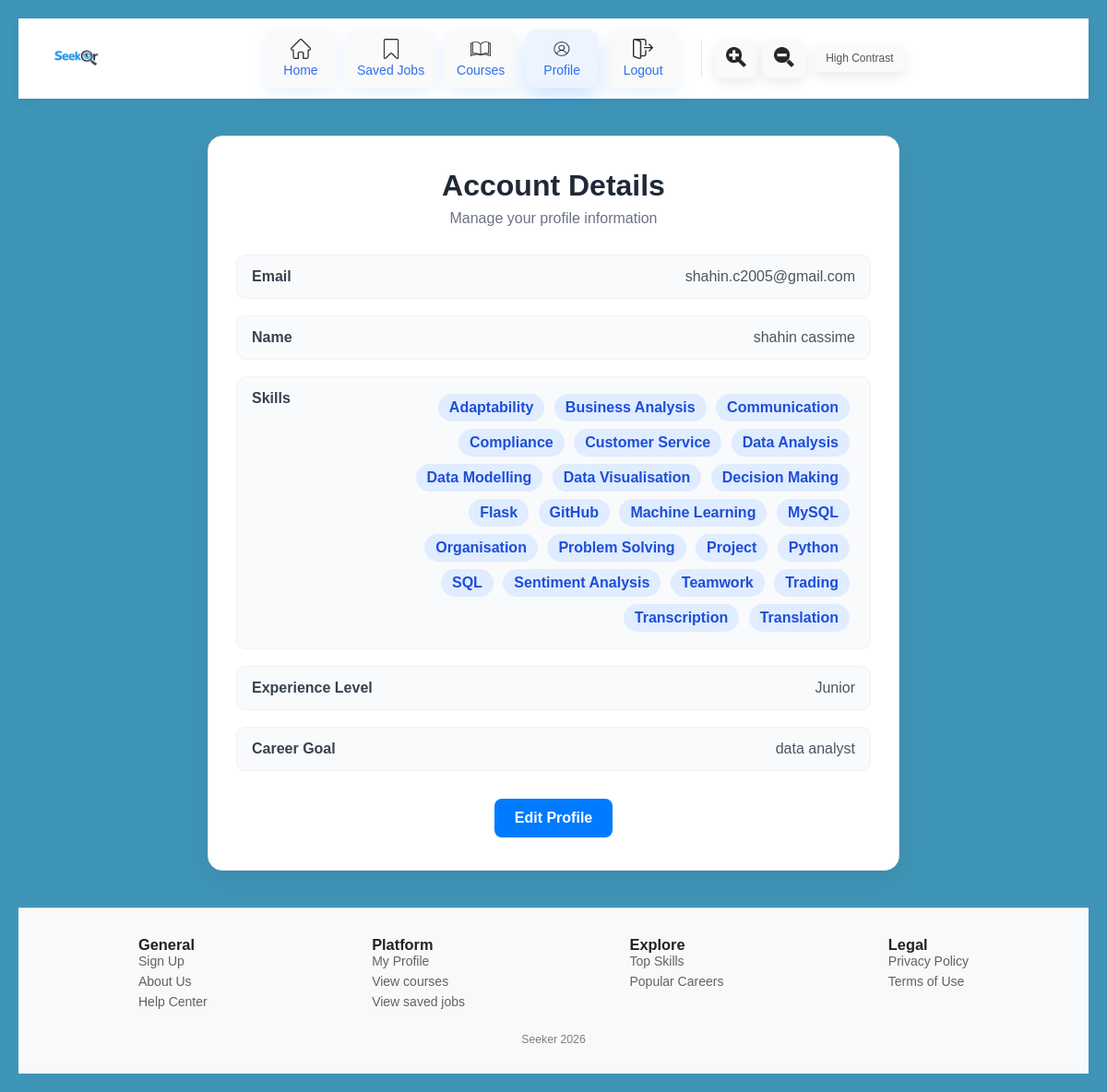
Page /account_page (signed in) on the committed database.
### app.py (models this page shows, shortened)
class User(db.Model): #user table
    __tablename__="user"
    id = db.Column(db.Integer, primary_key=True)
    email = db.Column(db.String(120), unique=True, nullable=False)
    password = db.Column(db.String(200), nullable=False)
    name = db.Column(db.String(100))
    experience_level=db.Column(db.String(100))
    career_goal= db.Column(db.String(100))
    skills = db.relationship("UserSkill", backref="user", cascade="all, delete-orphan")

class UserSkill(db.Model):  #user skill table
    __tablename__="user_skill"
    id = db.Column(db.Integer, primary_key=True)
    user_id=db.Column(db.Integer,db.ForeignKey("user.id"), nullable=False)
    skill_id = db.Column(db.Integer, db.ForeignKey("skill.id"), nullable=False)
    __table_args__ = (
        db.UniqueConstraint("user_id", "skill_id", name="unique_user_skill"),
    )

class Skill(db.Model):   #skill table
    __tablename__="skill"
    id = db.Column(db.Integer, primary_key=True)
    name = db.Column(db.String(120), unique=True, nullable=False)
    users = db.relationship("UserSkill", backref="skill", cascade="all, delete-orphan")

### app.py (the view)
@app.route('/account_page', methods=['GET']) #account page, allowing users to view their details
def account_page():
    user = get_logged_user()
    if not user:
        flash('Login first', 'error')
        return redirect(url_for('login_page'))
    return render_template('account_page.html', user=user)

### app.py (called while the page is built)
def get_logged_user():
    email = session.get("user")
    if not email:
        return None
    return User.query.filter_by(email=email).first()

### templates/account_page.html (shortened to what this page needs)
<!DOCTYPE html>
<html lang="en">
<head>
  <link rel="stylesheet" href="{{ url_for('static', filename='account_page.css') }}">
</head>
<body>
  {% include 'navbar.html' %}
  <div class="account-page">
    <div class="account-card">
      <h1>Account Details</h1>
      <p class="subtitle">Manage your profile information</p>
      <div class="account-info">
        <div class="info-row">
          <span class="label">Email</span>
          <span class="value">{{ user.email }}</span>
        </div>
        <div class="info-row">
          <span class="label">Name</span>
          <span class="value">{{ user.name }}</span>
        </div>
        <div class="info-row">
          <span class="label">Skills</span>
          <span class="value">
            {% for us in user.skills %}
              <span class="skill-badge">{{ us.skill.name }}</span>
            {% endfor %}
          </span>
        </div>
        <div class="info-row">
          <span class="label">Experience Level</span>
          <span class="value">{{ user.experience_level }}</span>
        </div>
        <div class="info-row">
          <span class="label">Career Goal</span>
          <span class="value">{{ user.career_goal }}</span>
        </div>
      </div>
      <div class="account-action">
        <a href="{{ url_for('edit_account') }}" class="btn">Edit Profile</a>
      </div>
    </div>
  </div>
  {%include 'footer.html'%}
</body>
</html>

### templates/navbar.html (shortened to what this page needs)
<nav class="navbar">
<link rel="stylesheet" href="{{ url_for('static', filename='navbar.css') }}">
<div class="nav-brand">
  <a href="{{ url_for('home_page') }}">
      <img src="{{ url_for('static', filename='logo.png') }}" alt="Seeker Logo" class="logo">
  </a>
</div>
    <ul class="nav-links">
      <li><a href="{{ url_for('home_page') }}"><img src="{{ url_for('static', filename='home.png') }}" class="nav-icon"><span>Home</span></a></li>
    {% if session.get('user') %}
    <li><a href="{{ url_for('saved_jobs') }}" class="{% if request.endpoint == 'saved_jobs' %}active{% endif %}"><img src="{{ url_for('static', filename='save-instagram.png') }}" class="nav-icon" alt="Saved Jobs"><span>Saved Jobs</span></a></li>
    {% endif %}
    <li><a href="{{ url_for('courses_page') }}" class="{% if request.endpoint == 'courses_page' %}active{% endif %}"><img src="{{ url_for('static', filename='book.png') }}" class="nav-icon" alt="Courses"><span>Courses</span></a></li>
    {% if session.get('user') %}
    <div class="dropdown">
      <li><a href="{{ url_for('account_page') }}" class="{% if request.endpoint == 'account_page' %}active{% endif %}"><img src="{{ url_for('static', filename='profile.png') }}" class="nav-icon" alt="Profile"><span>Profile</span></a></li>
    </div>
    {% endif %}
    {% if session.get('user') %}
    <li><a href="{{ url_for('logout') }}" class="{% if request.endpoint == 'logout' %}active{% endif %}"><img src="{{ url_for('static', filename='logout.png') }}" class="nav-icon" alt='Logout'><span>Logout</span></a></li>
    {% else %}
    <li><a href="{{ url_for('login_page') }}" class="{% if request.endpoint == 'login_page' %}active{% endif %}"><img src="{{ url_for('static', filename='logout.png') }}" class="nav-icon" alt='Login'><span>Login</span></a></li>
    {% endif %}
    <div class="accessibility-controls">
      <button id="maximise" class="accessibility-btn"><img src="{{ url_for('static', filename='maximise.png') }}" class="maximise-icon"> </button>
      <button id="minimise" class="accessibility-btn"><img src="{{ url_for('static', filename='minimise.png') }}" class="minimise-icon"></button>
  </div>
  <button id="high-contrast" class="accessibility-btn">High Contrast</button>
    </ul>
  </nav>

### templates/footer.html (shortened to what this page needs)
<head>
    <link rel="stylesheet" href="{{ url_for('static', filename='footer.css') }}">
</head>
<footer class="footer">
    <div class="footer-container">
    <div class="footer-column">
        <h3>General</h3>
        <a href="{{ url_for('signup_page') }}">Sign Up</a>
        <a href="{{ url_for('about_us') }}">About Us</a>
        <a href="{{ url_for('contact_us') }}">Help Center</a>
      </div>
      <div class="footer-column">
        <h3>Platform</h3>
        <ul>
            <a href="{{ url_for('account_page') }}">My Profile</a>
            <a href="{{ url_for('courses_page') }}">View courses</a>
            <a href="{{ url_for('saved_jobs') }}">View saved jobs</a>
        </ul>
      </div>
      <div class="footer-column">
        <h3>Explore</h3>
        <ul>
          <a>Top Skills</a>
          <a>Popular Careers</a>
        </ul>
      </div>
      <div class="footer-column">
        <h3>Legal</h3>
        <ul>
          <a>Privacy Policy</a>
          <a>Terms of Use</a>
        </ul>
      </div>
    </div>
    <div class="footer-bottom">
      <p>Seeker 2026</p>
    </div>
  </footer>

### static/account_page.css (style rules this page uses)
* { margin: 0; padding: 0; box-sizing: border-box; font-family: Arial; }
body { background: linear-gradient(135deg, #f4f6f9, #e9eef5); min-height: 100vh; padding: 20px; color: #222; }
.account-page { display: flex; justify-content: center; align-items: flex-start; margin-top: 40px; }
.account-card { width: 100%; max-width: 750px; background: #fff; border-radius: 16px; padding: 35px 30px; box-shadow: 0 10px 30px rgba(0, 0, 0, 0.08); border: 1px solid #e5e7eb; }
.account-card h1 { text-align: center; font-size: 2em; margin-bottom: 8px; color: #1f2937; }
.subtitle { text-align: center; color: #6b7280; margin-bottom: 30px; }
.account-info { display: flex; flex-direction: column; gap: 18px; }
.info-row { display: flex; justify-content: space-between; align-items: flex-start; gap: 20px; padding: 14px 16px; background-color: #f9fafb; border-radius: 10px; border: 1px solid #eef2f7; }
.label { font-weight: bold; color: #374151; min-width: 150px; }
.value { flex: 1; color: #4b5563; text-align: right; word-break: break-word; }
.skill-badge { display: inline-block; background-color: #e0ecff; color: #1d4ed8; padding: 6px 12px; margin: 4px 6px 4px 0; border-radius: 20px; font-weight: 600; }
.account-action { text-align: center; margin-top: 30px; border: none; }
.btn { display: inline-block; padding: 12px 22px; background-color: #007bff; color: white; text-decoration: none; border-radius: 8px; font-weight: bold; transition: 0.3s ease; }

### static/navbar.css (style rules this page uses)
* { box-sizing: border-box; }
body { margin: 0; font-family: Arial; background: rgb(63, 149, 183) }
.navbar { position: sticky; top: 0; z-index: 1000; display: flex; justify-content: space-between; align-items: center; padding: 12px 30px; background: #fff; box-shadow: 0 2px 10px rgba(0, 0, 0, 0.06); }
.nav-brand { display: flex; align-items: center; }
.logo { height: 45px; width: auto; display: block; }
.nav-links { list-style: none; display: flex; align-items: center; gap: 10px; margin: 0; padding: 0; }
.nav-links li a { display: flex; flex-direction: column; align-items: center; justify-content: center; gap: 4px; min-width: 78px; padding: 10px 12px; text-decoration: none; border-radius: 10px; background: #fafafa; color: #555; transition: transform 0.2s ease, box-shadow 0.2s ease, background-color 0.2s ease; box-shadow: 0 8px 18px rgba(0, 111, 255, 0.08); }
.nav-links li a.active { background: #eef4ff; box-shadow: 0 12px 22px rgba(0, 111, 255, 0.18); }
.nav-links li a span { font-size: 0.875em; font-weight: 500; line-height: 1.2; color: #2f6fed; }
.nav-icon { width: 22px; height: 22px; object-fit: contain; opacity: 0.85; transition: opacity 0.2s ease; }
.maximise-icon { width: 22px; height: 22px; object-fit: contain; opacity: 0.85; transition: opacity 0.2s ease; }
.minimise-icon { width: 22px; height: 22px; object-fit: contain; opacity: 0.85; transition: opacity 0.2s ease; }
.nav-links li a:hover .nav-icon, .nav-links li a.active .nav-icon { opacity: 1; }
.accessibility-controls { display: flex; align-items: center; gap: 6px; margin-left: 14px; padding-left: 14px; border-left: 1px solid #e5e5e5; }
.accessibility-btn { padding: 8px 12px; border: none; border-radius: 8px; background: #fafafa; color: #555; font-size: 12px; font-weight: 500; cursor: pointer; transition: transform 0.2s ease, box-shadow 0.2s ease, background-color 0.2s ease; box-shadow: 0 6px 14px rgba(0, 0, 0, 0.08); }
img { max-width: 100%; height: auto; }
.dropdown { position: relative; display: inline-block; }

### static/footer.css (style rules this page uses)
.footer { background: #f8f9fa; padding: 30px 20px; margin-top: 40px; border-top: 1px solid #ddd; font-size: 0.875em;; }
.footer-container { max-width: 900px; margin: auto; display: flex; justify-content: space-between; gap: 20px; }
.footer a { color: #646161; display: block; margin-bottom: 6px; background: none; border: none; padding: 0; text-decoration: none; }
.footer-bottom { text-align: center; margin-top: 20px; color: #7d7d7d; font-size: 0.875em; }

### rows in the picture
User: email "shahin.c2005@gmail.com", name "shahin cassime", experience_level "Junior", career_goal "data analyst"
UserSkill: skill.name "Adaptability"
UserSkill: skill.name "Business Analysis"
UserSkill: skill.name "Communication"
UserSkill: skill.name "Compliance"
UserSkill: skill.name "Customer Service"
UserSkill: skill.name "Data Analysis"
UserSkill: skill.name "Data Modelling"
UserSkill: skill.name "Data Visualisation"
UserSkill: skill.name "Decision Making"
UserSkill: skill.name "Flask"
UserSkill: skill.name "GitHub"
UserSkill: skill.name "Machine Learning"
UserSkill: skill.name "MySQL"
UserSkill: skill.name "Organisation"
UserSkill: skill.name "Problem Solving"
UserSkill: skill.name "Project"
UserSkill: skill.name "Python"
UserSkill: skill.name "SQL"
UserSkill: skill.name "Sentiment Analysis"
UserSkill: skill.name "Teamwork"
UserSkill: skill.name "Trading"
UserSkill: skill.name "Transcription"
UserSkill: skill.name "Translation"
